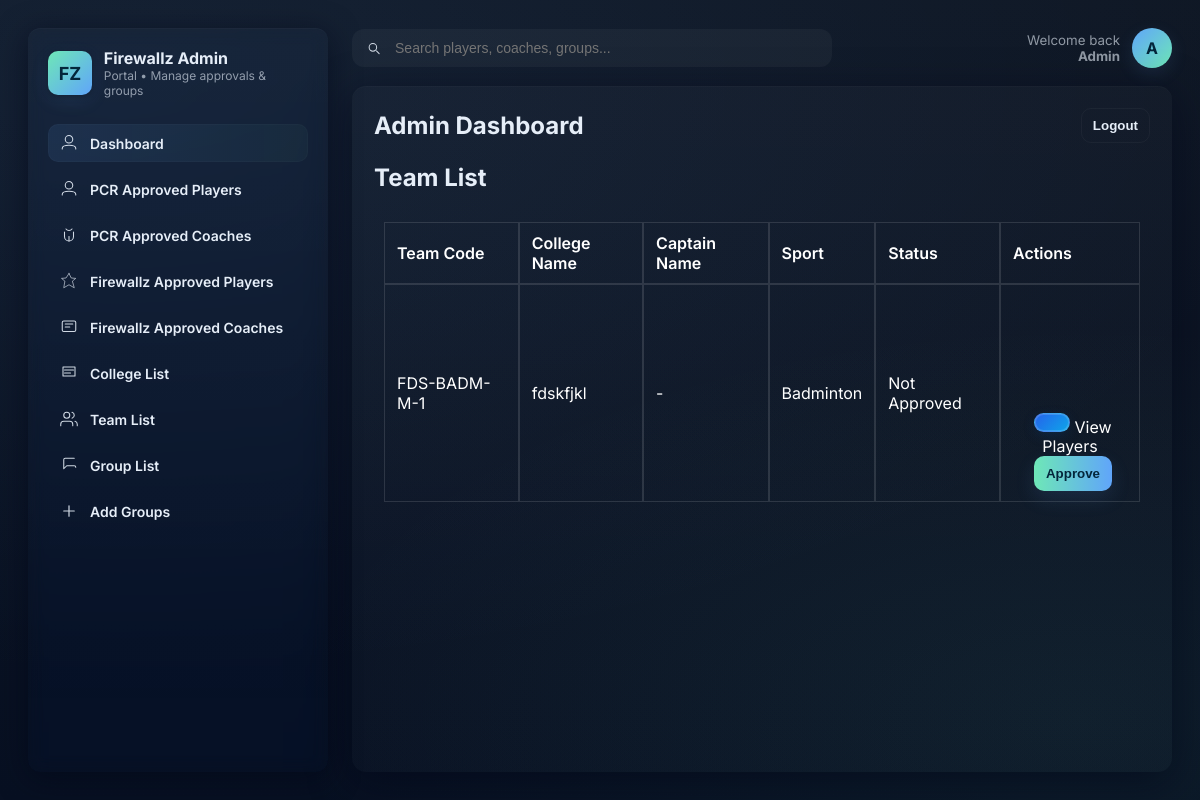
/firewallz/admin/teams/ (signed in), run on an earlier commit of the app's database.
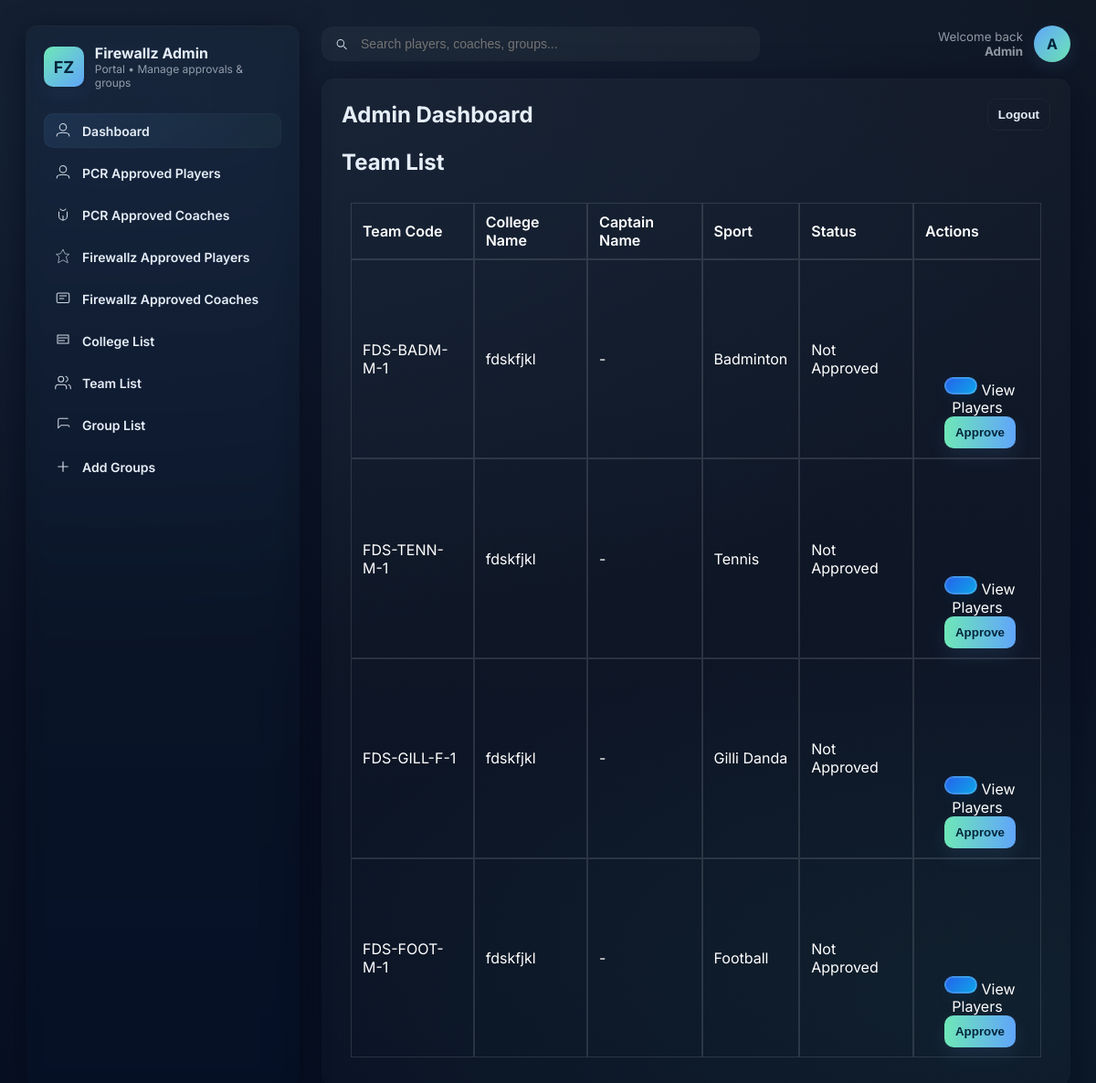
And on a later commit of the database.
### firewallz/models.py (models this page shows, shortened)
class Team(models.Model):
    static_id = models.UUIDField(
        primary_key=True, default=uuid.uuid4, editable=False, max_length=36
    )
    team_code = models.CharField(
        max_length=255,
        unique=True,
        help_text="A human-readable identifier for the team",
    )
    college = models.ForeignKey(
        "firewallz.College", on_delete=models.CASCADE, related_name="teams"
    )
    sport = models.ForeignKey(
        "firewallz.Sport", on_delete=models.CASCADE, related_name="teams"
    )
    captain = models.OneToOneField(
        "firewallz.Player",
        related_name="captain_of",
        on_delete=models.SET_NULL,
        null=True,
        blank=True,
    )
    is_verified_by_firewallz = models.BooleanField(default=False)
    is_locked = models.BooleanField(default=False)
    created_at = models.DateTimeField(auto_now_add=True)
    updated_at = models.DateTimeField(auto_now=True)
    objects = NonDeletedManager()
    all_objects = models.Manager()
    is_deleted = models.BooleanField(default=False)
    class Meta:
        verbose_name = "Team"
        verbose_name_plural = "Teams"
        indexes = [
            models.Index(fields=["sport"]),
            models.Index(fields=["college"]),
            models.Index(fields=["is_deleted"]),
        ]
        unique_together = (("sport", "college"),)

class College(models.Model):
    static_id = models.UUIDField(
        primary_key=True, default=uuid.uuid4, editable=False, max_length=36
    )
    name = models.CharField(max_length=100, unique=True, blank=False, null=False)
    address = models.CharField(max_length=200)
    city = models.CharField(max_length=50, blank=True, null=False)
    state = models.CharField(max_length=50, blank=True, null=False)
    representative = models.OneToOneField(
        "firewallz.Player",
        related_name="college_rep",
        blank=True,
        null=True,
        on_delete=models.SET_NULL,
    )
    pcr_notes = models.TextField(blank=True, null=True)
    logo = models.ImageField(
        upload_to=college_logo_path, verbose_name="College Logo", null=True, blank=True
    )
    letter_code = models.CharField(max_length=4, unique=True, null=True, blank=True)
    is_captains_locked = models.BooleanField(default=False)
    created_at = models.DateTimeField(auto_now_add=True)
    updated_at = models.DateTimeField(auto_now=True)
    objects = NonDeletedManager()
    all_objects = models.Manager()
    is_deleted = models.BooleanField(default=False)
    is_form_visible = models.BooleanField(default=False)
    class Meta:
        verbose_name = "College"
        verbose_name_plural = "Colleges"
        indexes = [models.Index(fields=["is_deleted"])]

class Sport(models.Model):
    static_id = models.UUIDField(
        primary_key=True, default=uuid.uuid4, editable=False, max_length=36
    )
    name = models.CharField(max_length=30, blank=False, null=False)
    gender = models.CharField(choices=SPORTS_GENDER_CHOICES, max_length=10)
    is_active = models.BooleanField(default=True)
    rulebook_link = models.URLField(null=True, blank=True)
    max_players = models.PositiveIntegerField(default=1)
    min_players = models.PositiveIntegerField(default=0)
    app_icon = models.ImageField(upload_to=sports_icon_path, null=True, blank=True)
    created_at = models.DateTimeField(auto_now_add=True)
    updated_at = models.DateTimeField(auto_now=True)
    objects = NonDeletedManager()
    all_objects = models.Manager()
    is_deleted = models.BooleanField(default=False)
    class Meta:
        verbose_name = "Sport"
        verbose_name_plural = "Sports"
        indexes = [models.Index(fields=["is_deleted"])]
        unique_together = (("name", "gender"),)

### firewallz/views.py (the view)
# urls.py: path('admin/teams/', views.team_list, name='team_list'),
@login_required(login_url="/firewallz/admin/login")
def team_list(request):
    teamplayer_accessor = TeamPlayer._meta.get_field('team').remote_field.get_accessor_name()
    teams = (
        Team.objects
        .select_related('college', 'sport', 'captain')
        .prefetch_related(
            Prefetch(
                teamplayer_accessor,
                queryset=TeamPlayer.objects.select_related('player').filter(player__is_coach=False),
                to_attr='all_teamplayers'
            ),
        )
    )
    for team in teams:
        team.coaches = []  # Coaches no longer linked via TeamPlayer
    return render(request, 'team_list.html', {'teams': teams})

### firewallz/models.py (called while the page is built)
    def get_queryset(self):
        return super().get_queryset().filter(is_deleted=False)

### firewallz/templates/team_list.html (shortened to what this page needs)
{% extends 'admin_base.html' %}
{% block content %}
<div class="container mt-4">
    <h2 class="mb-4">Team List</h2>
    <div class="table-responsive">
        <table class="table table-bordered">
            <thead class="table-light">
                <tr>
                    <th>Team Code</th>
                    <th>College Name</th>
                    <th>Captain Name</th>
                    <th>Sport</th>
                    <th>Status</th>
                    <th>Actions</th>
                </tr>
            </thead>
            <tbody>
                {% for team in teams %}
                <tr>
                    <td>{{ team.team_code }}</td>
                    <td>{{ team.college.name }}</td>
                    <td>{{ team.captain.name|default:"-" }}</td>
                    <td>{{ team.sport.name }}</td>
                    <td>
                        {% if team.is_verified_by_firewallz %}
                            <span class="badge bg-success">Approved</span>
                        {% else %}
                            <span class="badge bg-danger">Not Approved</span>
                        {% endif %}
                    </td>
                    <td class="actions-col">
                            <svg fill="none" viewBox="0 0 24 24"><path d="M2.5 12s3.5-7 9.5-7 9.5 7 9.5 7-3.5 7-9.5 7-9.5-7-9.5-7Z" stroke-width="2" stroke-linecap="round" stroke-linejoin="round"/><circle cx="12" cy="12" r="3.5" stroke-width="2"/></svg></a>
                            <a href="{% url 'view_team_members_admin' team.static_id %}" class="btn btn-sm view-btn" style="margin-left:6px;"></a>
                            View Players
                        {% if not team.is_verified_by_firewallz %}
                        <form method="post" action="{% url 'approve_team' team.static_id %}" style="display:inline;">
                            <button type="submit" class="btn btn-sm btn-success" style="margin-left:6px;">Approve</button>
                        </form>
                        {% else %}
                        <span class="badge bg-success" style="margin-left:6px;">Approved</span>
                        {% endif %}
                    </td>
                </tr>
                {% empty %}
                <tr>
                    <td colspan="5" class="text-center text-muted">No teams found</td>
                </tr>
                {% endfor %}
            </tbody>
        </table>
    </div>
</div>
{% endblock %}

What changed in the data, as far as the page shows it:
added Team: team_code "FDS-TENN-M-1", college.name "fdskfjkl", captain.name "-", sport.name "Tennis", is_verified_by_firewallz "Not Approved"
added Team: team_code "FDS-GILL-F-1", college.name "fdskfjkl", captain.name "-", sport.name "Gilli Danda", is_verified_by_firewallz "Not Approved"
added Team: team_code "FDS-FOOT-M-1", college.name "fdskfjkl", captain.name "-", sport.name "Football", is_verified_by_firewallz "Not Approved"
